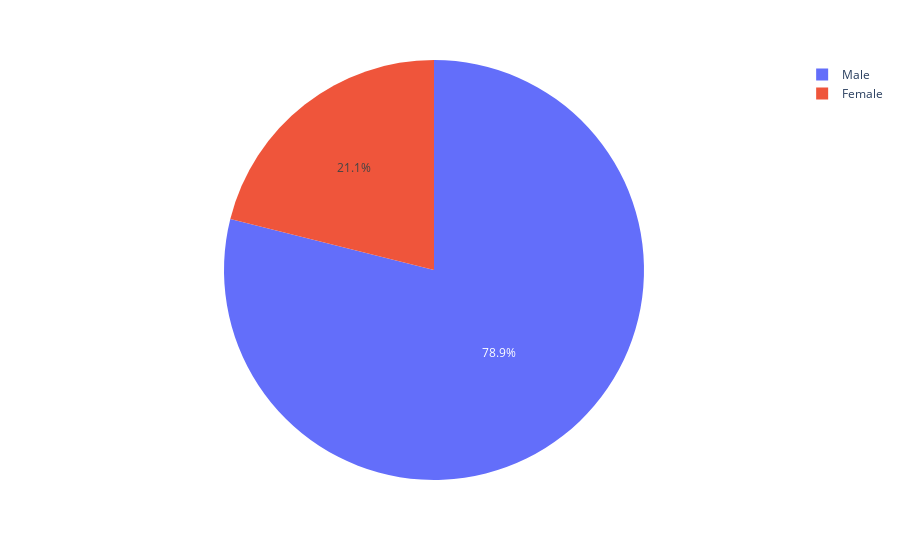

The cell this chart's notebook holds for it:
### Code cell
fig=px.pie(df,names='sex',color='sex',)
fig.show()

### Figure 1 — Plotly figure (JSON) as saved in the notebook; plotly's stock layout.template omitted (floating-point values rounded to 4 significant figures; data arrays with more than 128 entries replaced by an {"elided": "..."} marker saying what was removed)
{"data": [{"customdata": {"elided": "920x1 str values"}, "domain": {"x": [0, 1], "y": [0, 1]}, "hovertemplate": "sex=%{customdata[0]}<extra></extra>", "labels": {"elided": "920 str values"}, "legendgroup": "", "marker": {"colors": {"elided": "920 str values"}}, "name": "", "showlegend": true, "type": "pie"}], "layout": {"legend": {"tracegroupgap": 0}, "margin": {"t": 60}}}
